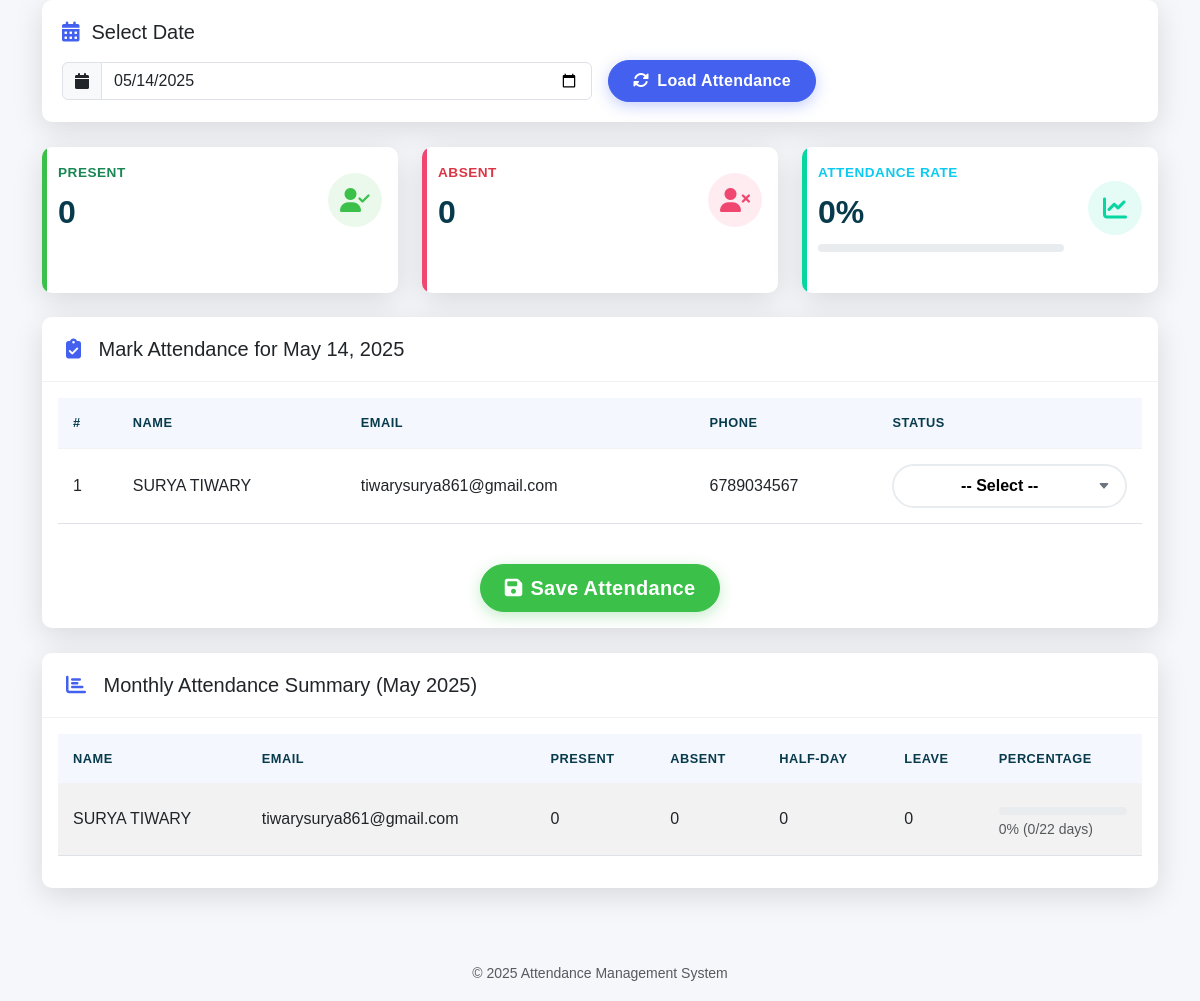
Page /php/attendence.php on the earlier database version.
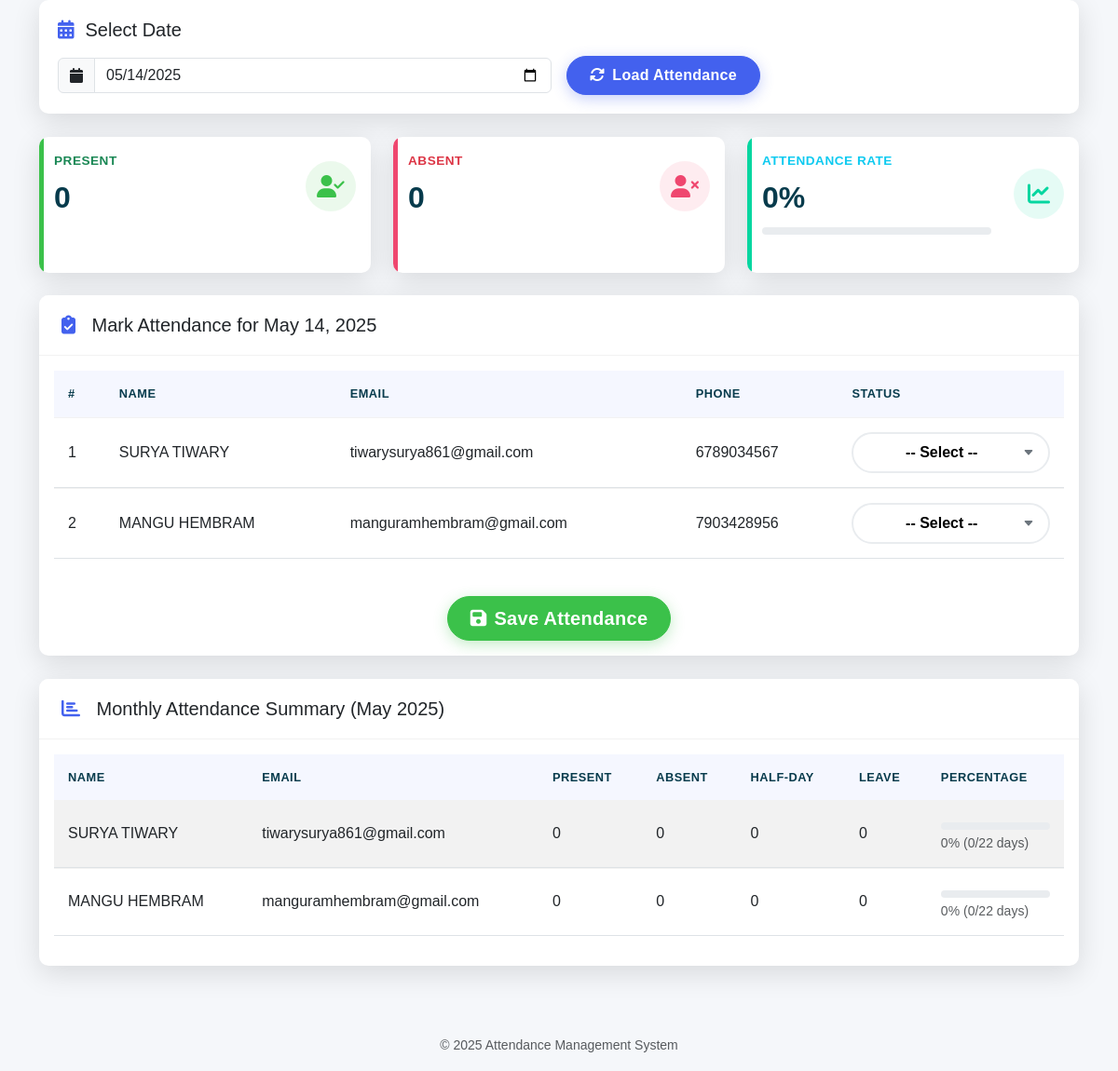
Same page on the later database version.
### tables this page shows
CREATE TABLE `members` (
  `id` int(11) NOT NULL,
  `firstname` varchar(50) NOT NULL,
  `lastname` varchar(50) DEFAULT NULL,
  `email` varchar(50) NOT NULL,
  `phoneNumber` varchar(15) NOT NULL,
  `aadharNo` varchar(20) NOT NULL,
  `vehicle` varchar(255) DEFAULT NULL
);

### php/attendence.php (the view, shortened to what the changed rows need)
<?php
$servername = "localhost";
$username = "root";
$password = "";
$dbname = "final";
$conn = new mysqli($servername, $username, $password, $dbname);
$date = isset($_POST['date']) ? $_POST['date'] : date("Y-m-d");
$month = date("m", strtotime($date));
$year = date("Y", strtotime($date));
$result = $conn->query("SELECT * FROM members");
$members = [];
while ($row = $result->fetch_assoc()) {
    $members[] = $row;
}
$current_attendance = [];
$days_in_month = cal_days_in_month(CAL_GREGORIAN, $month, $year);
?>
<!DOCTYPE html>
<html lang="en">
<head>
    <link rel="stylesheet" href="https://cdnjs.cloudflare.com/ajax/libs/bootstrap/5.3.0/css/bootstrap.min.css">
    <link rel="stylesheet" href="https://cdnjs.cloudflare.com/ajax/libs/font-awesome/6.4.0/css/all.min.css">
    <link rel="stylesheet" href="https://cdnjs.cloudflare.com/ajax/libs/datatables/1.10.21/css/dataTables.bootstrap5.min.css">
    <link rel="stylesheet" href="https://cdnjs.cloudflare.com/ajax/libs/limonte-sweetalert2/11.7.12/sweetalert2.min.css">
</head>
<body>
    <div class="container">
        <div class="row animate-in" style="animation-delay: 0.3s;">
            <div class="col-lg-12">
                <div class="card">
                    <div class="card-body">
                        <form method="POST" action="save_attendance.php" id="attendanceForm">
                            <div class="table-responsive">
                                <table class="table table-hover" id="attendanceTable">
                                    <thead>
                                        <tr>
                                            <th>#</th>
                                            <th>Name</th>
                                            <th>Email</th>
                                            <th>Phone</th>
                                            <th>Status</th>
                                        </tr>
                                    </thead>
                                    <tbody>
                                        <?php foreach ($members as $index => $row): ?>
                                            <?php
                                                $status = isset($current_attendance[$row['email']]) ? $current_attendance[$row['email']] : '';
                                            ?>
                                            <tr>
                                                <td><?php echo $index + 1; ?></td>
                                                <td><?php echo $row['firstname'] . ' ' . $row['lastname']; ?></td>
                                                <td><?php echo $row['email']; ?></td>
                                                <td><?php echo $row['phoneNumber']; ?></td>
                                                <td>
                                                    <select name="attendance[<?php echo $row['email']; ?>]" class="select-status" data-email="<?php echo $row['email']; ?>">
                                                        <option value="" <?php echo ($status == '') ? 'selected' : ''; ?>>-- Select --</option>
                                                    </select>
                                                </td>
                                            </tr>
                                        <?php endforeach; ?>
                                    </tbody>
                                </table>
                            </div>
                        </form>
                    </div>
                </div>
            </div>
        </div>
        <div class="row animate-in" style="animation-delay: 0.4s;">
            <div class="col-lg-12">
                <div class="card">
                    <div class="card-body">
                        <div class="table-responsive">
                            <table class="table table-striped" id="summaryTable">
                                <thead>
                                    <tr>
                                        <th>Name</th>
                                        <th>Email</th>
                                        <th>Present</th>
                                        <th>Absent</th>
                                        <th>Half-Day</th>
                                        <th>Leave</th>
                                        <th>Percentage</th>
                                    </tr>
                                </thead>
                                <tbody>
                                    <?php
                                    foreach ($members as $row) {
                                        $email = $row['email'];
                                        $name = $row['firstname'] . ' ' . $row['lastname'];
                                        $present = 0;
                                        $absent = 0;
                                        $half_day = 0;
                                        $leave = 0;
                                        $total = 0;
                                        $working_days = 0;
                                        for ($day = 1; $day <= $days_in_month; $day++) {
                                            $check_date = sprintf("%04d-%02d-%02d", $year, $month, $day);
                                            $day_of_week = date("N", strtotime($check_date));
                                            if ($day_of_week < 6) {
                                                $working_days++;
                                            }
                                        }
                                        $percent = $total > 0 ? round(($present / $total) * 100, 2) : 0;
                                        $progress_color = $percent >= 75 ? "bg-success" : ($percent >= 50 ? "bg-warning" : "bg-danger");
                                        echo "<tr>
                                                <td>$name</td>
                                                <td>$email</td>
                                                <td>$present</td>
                                                <td>$absent</td>
                                                <td>$half_day</td>
                                                <td>$leave</td>
                                                <td>
                                                    <div class='progress' data-bs-toggle='tooltip' title='$percent%'>
                                                        <div class='progress-bar $progress_color' role='progressbar' style='width: $percent%'
                                                             aria-valuenow='$percent' aria-valuemin='0' aria-valuemax='100'></div>
                                                    </div>
                                                    <small class='text-muted mt-1 d-block'>$percent% ($total/$working_days days)</small>
                                                </td>
                                              </tr>";
                                    }
                                    ?>
                                </tbody>
                            </table>
                        </div>
                    </div>
                </div>
            </div>
        </div>
    </div>
</body>
</html>

Differences in the rows shown:
added members: firstname "MANGU", lastname "HEMBRAM", email "manguramhembram@gmail.com", phoneNumber "7903428956", email "-- Select --", name "MANGU HEMBRAM", present "0", absent "0", half_day "0", leave "0", percent "0", total "0", working_days "22"
